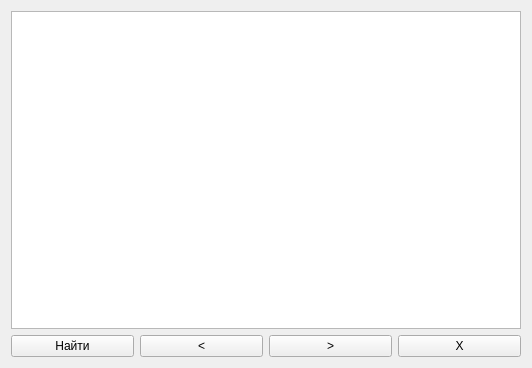
<?xml version="1.0" encoding="UTF-8"?>
<ui version="4.0">
 <class>UnitFinder</class>
 <widget class="QWidget" name="UnitFinder">
  <property name="geometry">
   <rect>
    <x>0</x>
    <y>0</y>
    <width>532</width>
    <height>368</height>
   </rect>
  </property>
  <property name="windowTitle">
   <string>Form</string>
  </property>
  <layout class="QGridLayout" name="gridLayout">
   <item row="0" column="0">
    <widget class="QTableView" name="tableView">
     <property name="editTriggers">
      <set>QAbstractItemView::AllEditTriggers</set>
     </property>
    </widget>
   </item>
   <item row="1" column="0">
    <layout class="QHBoxLayout" name="horizontalLayout">
     <item>
      <widget class="QPushButton" name="pushButton">
       <property name="text">
        <string>Найти</string>
       </property>
      </widget>
     </item>
     <item>
      <widget class="QPushButton" name="pushButton_2">
       <property name="text">
        <string>&lt;</string>
       </property>
      </widget>
     </item>
     <item>
      <widget class="QPushButton" name="pushButton_3">
       <property name="text">
        <string>&gt;</string>
       </property>
      </widget>
     </item>
     <item>
      <widget class="QPushButton" name="pushButton_4">
       <property name="text">
        <string>X</string>
       </property>
      </widget>
     </item>
    </layout>
   </item>
  </layout>
 </widget>
 <resources/>
 <connections/>
</ui>
